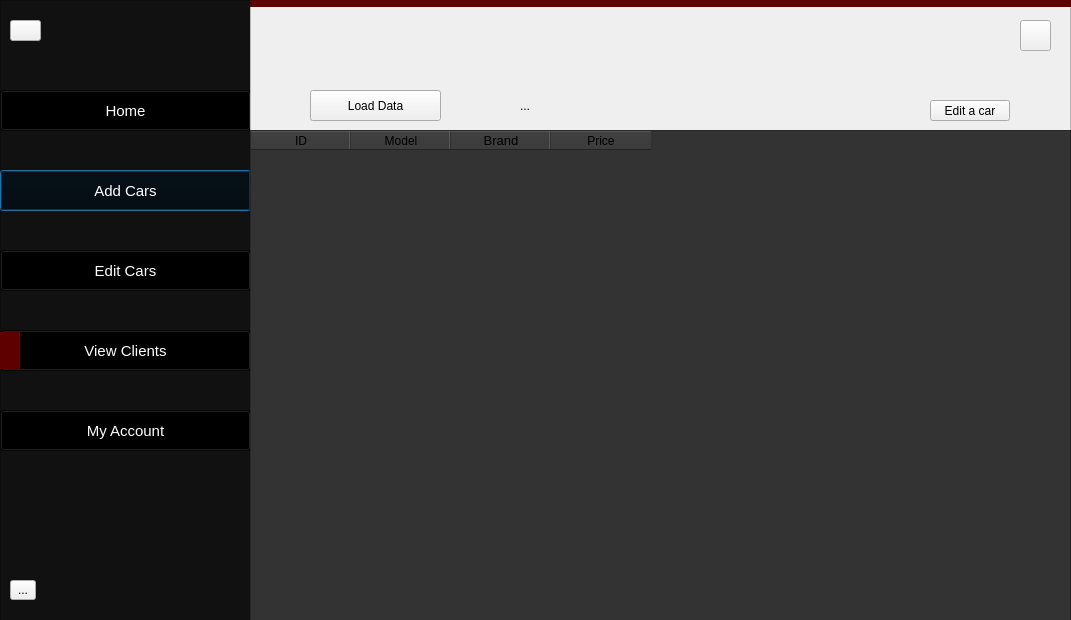
<?xml version="1.0" encoding="UTF-8"?>
<ui version="4.0">
 <class>CentralAdmin_ViewCars</class>
 <widget class="QDialog" name="CentralAdmin_ViewCars">
  <property name="geometry">
   <rect>
    <x>0</x>
    <y>0</y>
    <width>1071</width>
    <height>620</height>
   </rect>
  </property>
  <property name="windowTitle">
   <string>Dialog</string>
  </property>
  <property name="styleSheet">
   <string notr="true"/>
  </property>
  <widget class="QFrame" name="frame">
   <property name="geometry">
    <rect>
     <x>0</x>
     <y>0</y>
     <width>251</width>
     <height>621</height>
    </rect>
   </property>
   <property name="styleSheet">
    <string notr="true">QFrame#frame
{
background:#111;
}

QPushButton
{
        font-size:15px;
        background:transparent;
        color:#ffffff;
}

QPushButton#HomeButton:hover, QPushButton#AddCars:hover,  QPushButton#EditCars:hover, QPushButton#MyAccount:hover, QPushButton#ViewClients:hover
{
        font-size:15px;
        background:#222;
        color:#ffffff;
        border-radius:50px;
}

QToolButton
{

}</string>
   </property>
   <property name="frameShape">
    <enum>QFrame::StyledPanel</enum>
   </property>
   <property name="frameShadow">
    <enum>QFrame::Raised</enum>
   </property>
   <widget class="QLabel" name="label">
    <property name="geometry">
     <rect>
      <x>0</x>
      <y>332</y>
      <width>20</width>
      <height>37</height>
     </rect>
    </property>
    <property name="styleSheet">
     <string notr="true">background:#5F0000;</string>
    </property>
    <property name="text">
     <string/>
    </property>
   </widget>
   <widget class="QPushButton" name="AddCars">
    <property name="geometry">
     <rect>
      <x>0</x>
      <y>170</y>
      <width>251</width>
      <height>41</height>
     </rect>
    </property>
    <property name="text">
     <string>Add Cars</string>
    </property>
   </widget>
   <widget class="QPushButton" name="EditCars">
    <property name="geometry">
     <rect>
      <x>0</x>
      <y>250</y>
      <width>251</width>
      <height>41</height>
     </rect>
    </property>
    <property name="text">
     <string>Edit Cars</string>
    </property>
   </widget>
   <widget class="QToolButton" name="toolButton">
    <property name="geometry">
     <rect>
      <x>10</x>
      <y>580</y>
      <width>26</width>
      <height>20</height>
     </rect>
    </property>
    <property name="text">
     <string>...</string>
    </property>
   </widget>
   <widget class="QToolButton" name="toolButton_2">
    <property name="geometry">
     <rect>
      <x>10</x>
      <y>20</y>
      <width>31</width>
      <height>21</height>
     </rect>
    </property>
    <property name="styleSheet">
     <string notr="true">border-image:url(L:/UNI/Projects/Project one/Grind/Project/QT/data/icons/home.png)0 0 0 0 stretch stretch;</string>
    </property>
    <property name="text">
     <string/>
    </property>
   </widget>
   <widget class="QLabel" name="label_3">
    <property name="geometry">
     <rect>
      <x>20</x>
      <y>90</y>
      <width>41</width>
      <height>31</height>
     </rect>
    </property>
    <property name="text">
     <string/>
    </property>
   </widget>
   <widget class="QPushButton" name="HomeButton">
    <property name="geometry">
     <rect>
      <x>0</x>
      <y>90</y>
      <width>251</width>
      <height>41</height>
     </rect>
    </property>
    <property name="text">
     <string>Home</string>
    </property>
   </widget>
   <widget class="QPushButton" name="MyAccount">
    <property name="geometry">
     <rect>
      <x>0</x>
      <y>410</y>
      <width>251</width>
      <height>41</height>
     </rect>
    </property>
    <property name="text">
     <string>My Account</string>
    </property>
   </widget>
   <widget class="QPushButton" name="ViewClients">
    <property name="geometry">
     <rect>
      <x>0</x>
      <y>330</y>
      <width>251</width>
      <height>41</height>
     </rect>
    </property>
    <property name="text">
     <string>View Clients</string>
    </property>
   </widget>
   <zorder>AddCars</zorder>
   <zorder>EditCars</zorder>
   <zorder>toolButton</zorder>
   <zorder>toolButton_2</zorder>
   <zorder>HomeButton</zorder>
   <zorder>label_3</zorder>
   <zorder>MyAccount</zorder>
   <zorder>ViewClients</zorder>
   <zorder>label</zorder>
  </widget>
  <widget class="QFrame" name="frame_2">
   <property name="geometry">
    <rect>
     <x>250</x>
     <y>0</y>
     <width>821</width>
     <height>621</height>
    </rect>
   </property>
   <property name="styleSheet">
    <string notr="true">QPushButton#LoadClientsButton
{
        color:black;
}

QPushButton#LoadClientsButton:hover
{
        color:black;
}

</string>
   </property>
   <property name="frameShape">
    <enum>QFrame::StyledPanel</enum>
   </property>
   <property name="frameShadow">
    <enum>QFrame::Raised</enum>
   </property>
   <widget class="QLabel" name="label_2">
    <property name="geometry">
     <rect>
      <x>-20</x>
      <y>0</y>
      <width>841</width>
      <height>7</height>
     </rect>
    </property>
    <property name="styleSheet">
     <string notr="true">background:#5F0000;</string>
    </property>
    <property name="text">
     <string/>
    </property>
   </widget>
   <widget class="QPushButton" name="Close">
    <property name="geometry">
     <rect>
      <x>770</x>
      <y>20</y>
      <width>31</width>
      <height>31</height>
     </rect>
    </property>
    <property name="styleSheet">
     <string notr="true">
QPushButton
{
        border-image:url(L:/UNI/Projects/Project one/Grind/Project/QT/data/icons/cancel.png);

}

QPushButton:hover
{
        background:#5F0000;
        border-radius:15px;
}
</string>
    </property>
    <property name="text">
     <string/>
    </property>
   </widget>
   <widget class="QLabel" name="label_4">
    <property name="geometry">
     <rect>
      <x>-20</x>
      <y>-47</y>
      <width>261</width>
      <height>241</height>
     </rect>
    </property>
    <property name="text">
     <string/>
    </property>
   </widget>
   <widget class="QTableWidget" name="tableWidgetClients">
    <property name="geometry">
     <rect>
      <x>0</x>
      <y>130</y>
      <width>821</width>
      <height>491</height>
     </rect>
    </property>
    <property name="styleSheet">
     <string notr="true">
        color:black;
        background-color:#333;
        font-size:12px;
</string>
    </property>
    <property name="rowCount">
     <number>0</number>
    </property>
    <column>
     <property name="text">
      <string>ID</string>
     </property>
    </column>
    <column>
     <property name="text">
      <string>Model</string>
     </property>
    </column>
    <column>
     <property name="text">
      <string>Brand</string>
     </property>
     <property name="font">
      <font>
       <pointsize>10</pointsize>
      </font>
     </property>
    </column>
    <column>
     <property name="text">
      <string>Price</string>
     </property>
    </column>
   </widget>
   <widget class="QPushButton" name="LoadClientsButton">
    <property name="geometry">
     <rect>
      <x>60</x>
      <y>90</y>
      <width>131</width>
      <height>31</height>
     </rect>
    </property>
    <property name="text">
     <string>Load Data</string>
    </property>
   </widget>
   <widget class="QLabel" name="Testlbl">
    <property name="geometry">
     <rect>
      <x>270</x>
      <y>95</y>
      <width>271</width>
      <height>21</height>
     </rect>
    </property>
    <property name="styleSheet">
     <string notr="true">color:black;</string>
    </property>
    <property name="text">
     <string>...</string>
    </property>
   </widget>
   <widget class="QPushButton" name="EditCarButton">
    <property name="geometry">
     <rect>
      <x>680</x>
      <y>100</y>
      <width>80</width>
      <height>21</height>
     </rect>
    </property>
    <property name="text">
     <string>Edit a car</string>
    </property>
   </widget>
  </widget>
 </widget>
 <resources/>
 <connections/>
</ui>
